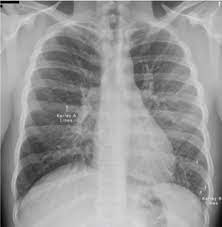
#> input picture tuberculosis.jpg, 222 x 227 px, found by its file name
$ python 2_histogram.py
#> lines starting #> are read from the running program, lines starting #| are printed output that depends on the picture
import numpy as np
from PIL import Image

img_filename = 'C:\\Users\\saich\\vs code\\dip_proj\\tuberculosis.jpg'
save_filename = 'output_image.jpg'

img = Image.open(img_filename)
#> img is the input picture: PIL image 222x227 RGB; mean R, G, B 151.7, 151.7, 151.7

# convert to grayscale
imgray = img.convert(mode='L')

#convert to NumPy array
img_array = np.asarray(imgray)
"""
STEP 1: Normalized cumulative histogram
"""
#flatten image array and calculate histogram via binning
histogram_array = np.bincount(img_array.flatten(), minlength=256)
#> histogram_array = 256 values, max 793 at index 179, min 0 at index 7, mean 196.9

#normalize
num_pixels = np.sum(histogram_array)
#> num_pixels = 50394
histogram_array = histogram_array/num_pixels
#> histogram_array = 256 values, max 0.0157 at index 179, min 0 at index 7, mean 0.00391

#normalized cumulative histogram
chistogram_array = np.cumsum(histogram_array)
#> chistogram_array = 256 values from 0.000397 to 1
"""
STEP 2: Pixel mapping lookup table
"""
transform_map = np.floor(255 * chistogram_array).astype(np.uint8)
#> transform_map = 256 values from 0 to 254
"""
STEP 3: Transformation
"""
# flatten image array into 1D list
img_list = list(img_array.flatten())
#> img_list = 50394 items

# transform pixel values to equalize
eq_img_list = [transform_map[p] for p in img_list]
#> eq_img_list = 50394 items

# reshape and write back into img_array
eq_img_array = np.reshape(np.asarray(eq_img_list), img_array.shape)
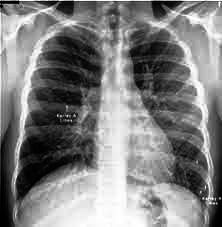
#> eq_img_array: shape (227, 222); min 0, max 254, mean 128.1


eq_img = Image.fromarray(eq_img_array, mode='L')
eq_img.save(save_filename)
